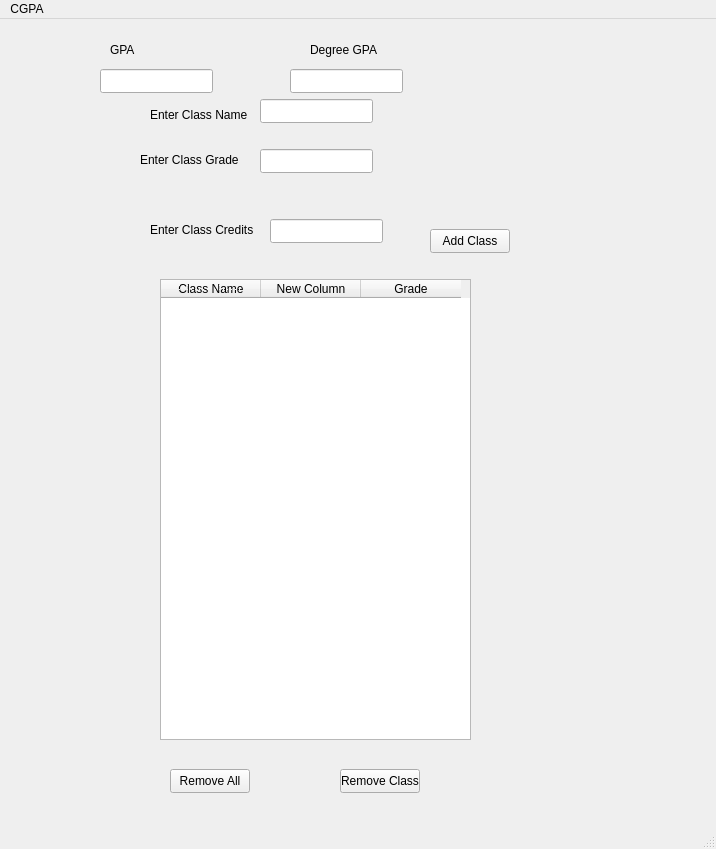
<?xml version="1.0" encoding="UTF-8"?>
<ui version="4.0">
 <class>MainWindow</class>
 <widget class="QMainWindow" name="MainWindow">
  <property name="geometry">
   <rect>
    <x>0</x>
    <y>0</y>
    <width>716</width>
    <height>849</height>
   </rect>
  </property>
  <property name="windowTitle">
   <string>MainWindow</string>
  </property>
  <widget class="QWidget" name="centralwidget">
   <widget class="QPushButton" name="addClassButton">
    <property name="geometry">
     <rect>
      <x>430</x>
      <y>210</y>
      <width>80</width>
      <height>24</height>
     </rect>
    </property>
    <property name="text">
     <string>Add Class</string>
    </property>
   </widget>
   <widget class="QLabel" name="label">
    <property name="geometry">
     <rect>
      <x>150</x>
      <y>75</y>
      <width>111</width>
      <height>41</height>
     </rect>
    </property>
    <property name="text">
     <string>Enter Class Name</string>
    </property>
   </widget>
   <widget class="QLineEdit" name="txtName">
    <property name="geometry">
     <rect>
      <x>260</x>
      <y>80</y>
      <width>113</width>
      <height>24</height>
     </rect>
    </property>
   </widget>
   <widget class="QLabel" name="label_2">
    <property name="geometry">
     <rect>
      <x>140</x>
      <y>120</y>
      <width>111</width>
      <height>41</height>
     </rect>
    </property>
    <property name="text">
     <string>Enter Class Grade</string>
    </property>
   </widget>
   <widget class="QLabel" name="label_3">
    <property name="geometry">
     <rect>
      <x>150</x>
      <y>190</y>
      <width>111</width>
      <height>41</height>
     </rect>
    </property>
    <property name="text">
     <string>Enter Class Credits</string>
    </property>
   </widget>
   <widget class="QLineEdit" name="txtGrade">
    <property name="geometry">
     <rect>
      <x>260</x>
      <y>130</y>
      <width>113</width>
      <height>24</height>
     </rect>
    </property>
   </widget>
   <widget class="QLineEdit" name="txtCredit">
    <property name="geometry">
     <rect>
      <x>270</x>
      <y>200</y>
      <width>113</width>
      <height>24</height>
     </rect>
    </property>
   </widget>
   <widget class="QLineEdit" name="txtGPA">
    <property name="geometry">
     <rect>
      <x>100</x>
      <y>50</y>
      <width>113</width>
      <height>24</height>
     </rect>
    </property>
    <property name="readOnly">
     <bool>true</bool>
    </property>
   </widget>
   <widget class="QLabel" name="label_4">
    <property name="geometry">
     <rect>
      <x>110</x>
      <y>10</y>
      <width>111</width>
      <height>41</height>
     </rect>
    </property>
    <property name="text">
     <string>GPA</string>
    </property>
   </widget>
   <widget class="QLabel" name="label_5">
    <property name="geometry">
     <rect>
      <x>310</x>
      <y>10</y>
      <width>111</width>
      <height>41</height>
     </rect>
    </property>
    <property name="text">
     <string>Degree GPA</string>
    </property>
   </widget>
   <widget class="QLineEdit" name="txtDegGPA">
    <property name="geometry">
     <rect>
      <x>290</x>
      <y>50</y>
      <width>113</width>
      <height>24</height>
     </rect>
    </property>
    <property name="readOnly">
     <bool>true</bool>
    </property>
   </widget>
   <widget class="QTableWidget" name="classTable">
    <property name="geometry">
     <rect>
      <x>160</x>
      <y>260</y>
      <width>311</width>
      <height>461</height>
     </rect>
    </property>
    <column>
     <property name="text">
      <string>Class Name</string>
     </property>
     <property name="foreground">
      <brush brushstyle="Dense1Pattern">
       <color alpha="255">
        <red>0</red>
        <green>0</green>
        <blue>0</blue>
       </color>
      </brush>
     </property>
    </column>
    <column>
     <property name="text">
      <string>New Column</string>
     </property>
    </column>
    <column>
     <property name="text">
      <string>Grade</string>
     </property>
    </column>
   </widget>
   <widget class="QPushButton" name="removeClassBtn">
    <property name="geometry">
     <rect>
      <x>340</x>
      <y>750</y>
      <width>80</width>
      <height>24</height>
     </rect>
    </property>
    <property name="text">
     <string>Remove Class</string>
    </property>
   </widget>
   <widget class="QPushButton" name="removeAllBtn">
    <property name="geometry">
     <rect>
      <x>170</x>
      <y>750</y>
      <width>80</width>
      <height>24</height>
     </rect>
    </property>
    <property name="text">
     <string>Remove All</string>
    </property>
   </widget>
  </widget>
  <widget class="QMenuBar" name="menubar">
   <property name="geometry">
    <rect>
     <x>0</x>
     <y>0</y>
     <width>716</width>
     <height>21</height>
    </rect>
   </property>
   <widget class="QMenu" name="menuCGPA">
    <property name="title">
     <string>CGPA</string>
    </property>
   </widget>
   <addaction name="menuCGPA"/>
  </widget>
  <widget class="QStatusBar" name="statusbar"/>
 </widget>
 <resources/>
 <connections/>
</ui>
